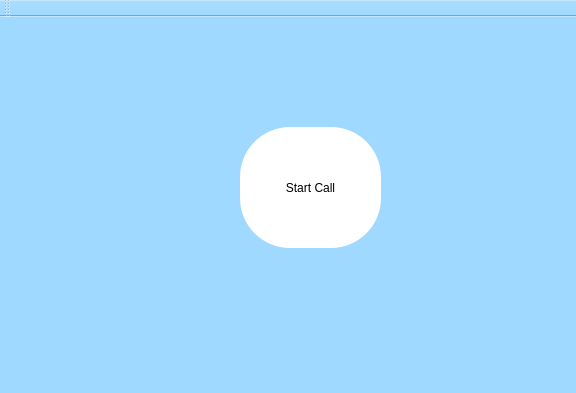
<?xml version="1.0" encoding="UTF-8"?>
<ui version="4.0">
 <class>MainWindow</class>
 <widget class="QMainWindow" name="MainWindow">
  <property name="geometry">
   <rect>
    <x>0</x>
    <y>0</y>
    <width>576</width>
    <height>393</height>
   </rect>
  </property>
  <property name="cursor">
   <cursorShape>OpenHandCursor</cursorShape>
  </property>
  <property name="mouseTracking">
   <bool>false</bool>
  </property>
  <property name="windowTitle">
   <string>EVA - Vocal Assistant</string>
  </property>
  <property name="windowIcon">
   <iconset>
    <normaloff>../../Downloads/DALL_E_2023-07-16_20.40.42_-_a_logo_of_an_apple_with_the_shape_of_a_woman_shaped_in_the_apple_as_a_bite-removebg-preview.png</normaloff>../../Downloads/DALL_E_2023-07-16_20.40.42_-_a_logo_of_an_apple_with_the_shape_of_a_woman_shaped_in_the_apple_as_a_bite-removebg-preview.png</iconset>
  </property>
  <property name="styleSheet">
   <string notr="true">background-color: rgb(159, 217, 255); </string>
  </property>
  <property name="animated">
   <bool>true</bool>
  </property>
  <widget class="QWidget" name="centralwidget">
   <widget class="QPushButton" name="StartCall">
    <property name="enabled">
     <bool>true</bool>
    </property>
    <property name="geometry">
     <rect>
      <x>240</x>
      <y>110</y>
      <width>141</width>
      <height>121</height>
     </rect>
    </property>
    <property name="styleSheet">
     <string notr="true">background-color: white; border-radius: 50px;</string>
    </property>
    <property name="text">
     <string>Start Call</string>
    </property>
    <property name="shortcut">
     <string>R</string>
    </property>
    <property name="checkable">
     <bool>false</bool>
    </property>
   </widget>
  </widget>
  <widget class="QMenuBar" name="menubar">
   <property name="geometry">
    <rect>
     <x>0</x>
     <y>0</y>
     <width>576</width>
     <height>18</height>
    </rect>
   </property>
  </widget>
  <widget class="QStatusBar" name="statusbar"/>
  <widget class="QToolBar" name="toolBar">
   <property name="windowTitle">
    <string>toolBar</string>
   </property>
   <attribute name="toolBarArea">
    <enum>TopToolBarArea</enum>
   </attribute>
   <attribute name="toolBarBreak">
    <bool>false</bool>
   </attribute>
  </widget>
 </widget>
 <resources/>
 <connections/>
</ui>
